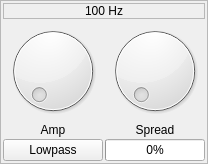
                     <widget class="QFrame" name="frame_21">
                      <property name="frameShape">
                       <enum>QFrame::StyledPanel</enum>
                      </property>
                      <layout class="QGridLayout" name="gridLayout_98">
                       <property name="leftMargin">
                        <number>2</number>
                       </property>
                       <property name="topMargin">
                        <number>2</number>
                       </property>
                       <property name="rightMargin">
                        <number>2</number>
                       </property>
                       <property name="bottomMargin">
                        <number>2</number>
                       </property>
                       <property name="spacing">
                        <number>2</number>
                       </property>
                       <item row="1" column="0">
                        <layout class="QVBoxLayout" name="verticalLayout_47">
                         <item>
                          <widget class="QDial" name="amp_dial_5">
                           <property name="minimum">
                            <number>0</number>
                           </property>
                           <property name="maximum">
                            <number>200</number>
                           </property>
                          </widget>
                         </item>
                         <item>
                          <widget class="QLabel" name="label_117">
                           <property name="text">
                            <string>Amp</string>
                           </property>
                           <property name="alignment">
                            <set>Qt::AlignCenter</set>
                           </property>
                          </widget>
                         </item>
                        </layout>
                       </item>
                       <item row="1" column="1">
                        <layout class="QVBoxLayout" name="verticalLayout_48">
                         <item>
                          <widget class="QDial" name="spread_dial_5">
                           <property name="minimum">
                            <number>1</number>
                           </property>
                           <property name="maximum">
                            <number>500</number>
                           </property>
                          </widget>
                         </item>
                         <item>
                          <widget class="QLabel" name="label_118">
                           <property name="text">
                            <string>Spread</string>
                           </property>
                           <property name="alignment">
                            <set>Qt::AlignCenter</set>
                           </property>
                          </widget>
                         </item>
                        </layout>
                       </item>
                       <item row="2" column="0">
                        <widget class="QPushButton" name="filter_type_btm_5">
                         <property name="text">
                          <string>Lowpass</string>
                         </property>
                        </widget>
                       </item>
                       <item row="2" column="1">
                        <widget class="QProgressBar" name="spread_bar_5">
                         <property name="minimum">
                          <number>1</number>
                         </property>
                         <property name="maximum">
                          <number>500</number>
                         </property>
                         <property name="value">
                          <number>1</number>
                         </property>
                         <property name="alignment">
                          <set>Qt::AlignCenter</set>
                         </property>
                        </widget>
                       </item>
                       <item row="0" column="0" colspan="2">
                        <widget class="QLabel" name="label_119">
                         <property name="frameShape">
                          <enum>QFrame::StyledPanel</enum>
                         </property>
                         <property name="text">
                          <string>100 Hz</string>
                         </property>
                         <property name="alignment">
                          <set>Qt::AlignCenter</set>
                         </property>
                        </widget>
                       </item>
                      </layout>
                     </widget>
